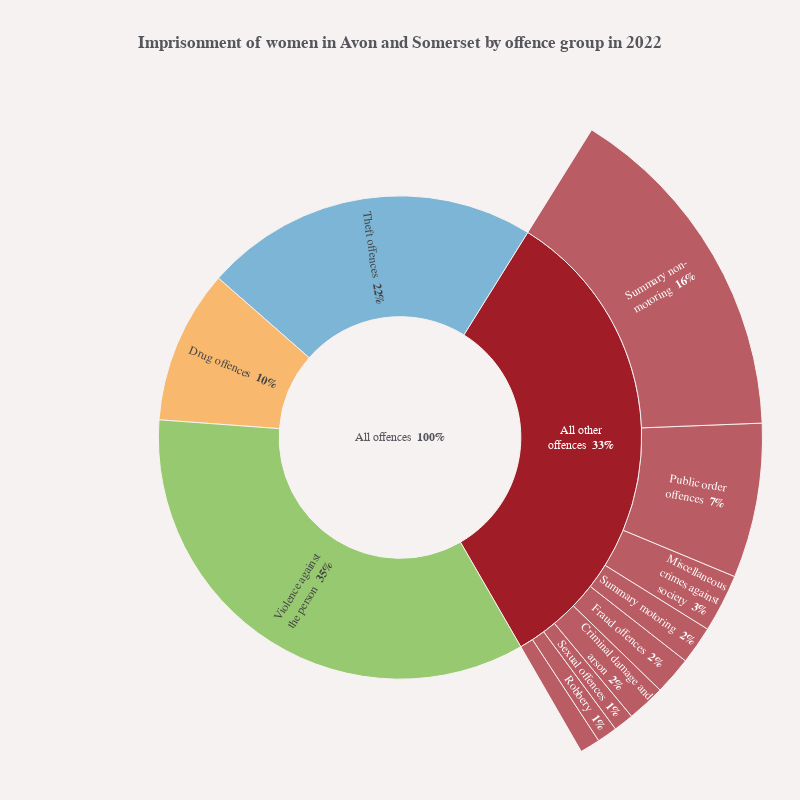
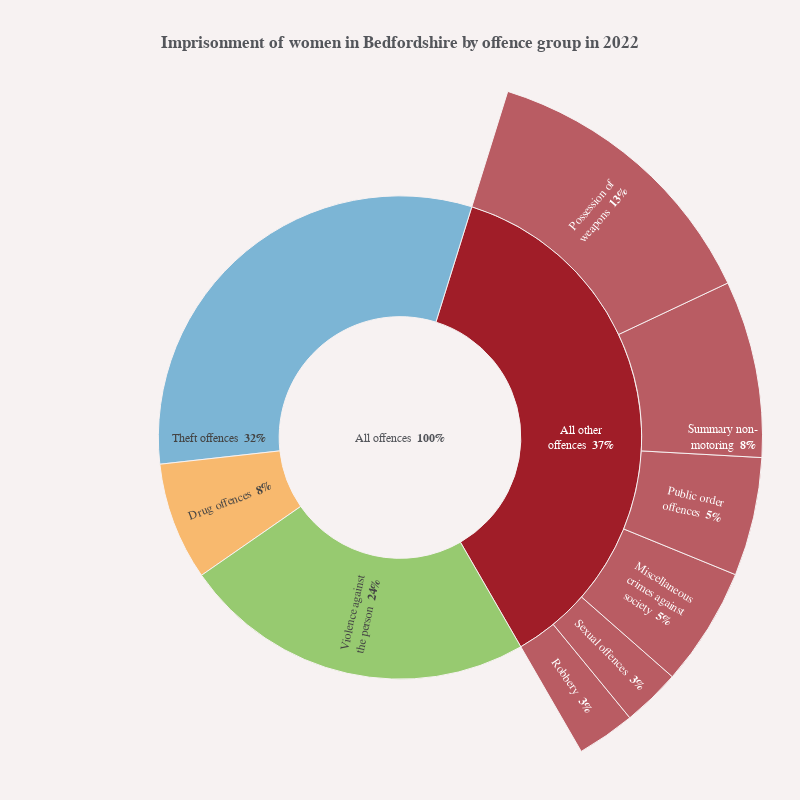
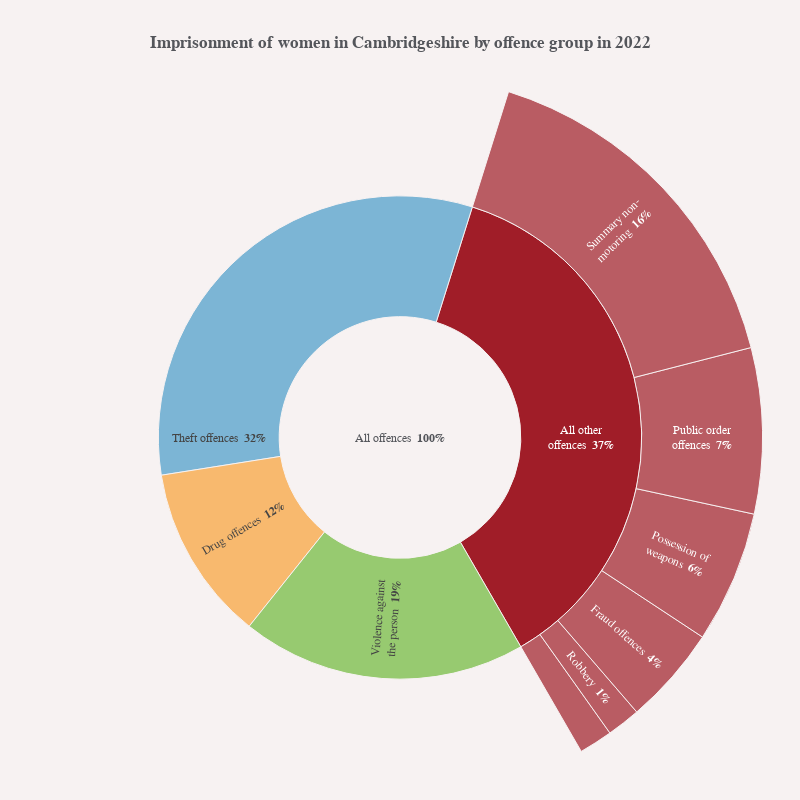

Notebook code cell kept with these figures, in order:
### Code cell
for pfa in df2['pfa'].unique():
    pfa_df = df2[df2["pfa"] == pfa]

    #Creating an 'All other offences' parent value to contain offences listed in highlighted_offence_groups
    pfa_df = pd.concat([pfa_df, 
                    pd.DataFrame.from_records([{'pfa': pfa_df['pfa'].iloc[0], 
                                                'offence':"All other<br>offences", 
                                                'proportion': pfa_df.loc[~filt, 'proportion'].sum(), 
                                                'parent':"All offences",
                                                'plot_order': 0}])
                                                ],
                                                ignore_index=True
                    ).sort_values(by=['plot_order', 'proportion'], ascending=True)
        

    ## Chart title
    title = textwrap.wrap(f'<b>Imprisonment of women in {pfa_df["pfa"].iloc[0]} by offence group in 2022</b>', width=100)

    fig = go.Figure()

    fig.add_trace(go.Sunburst(
        labels=pfa_df['offence'],
        parents=pfa_df['parent'],
        values=pfa_df['proportion'],
        sort=False,
        branchvalues='total',
        texttemplate="%{label} <b>%{percentRoot: .0%}</b>",
        hovertemplate="<b>%{label}</b><br>%{percentParent: .0%} of %{parent}<extra></extra>",
        hoverinfo='label+percent parent',
        insidetextorientation='radial',
        rotation=300,
    )
                )

    fig.update_layout(
    margin = dict(t=75, l=0, r=0, b=0),
    # margin = dict(t=75, l=20, r=20, b=50),
    title="<br>".join(title),
    title_y=0.94,
    title_yanchor="bottom",
    uniformtext_minsize=8,
    uniformtext_mode='hide',
    width=800,
    height=800,
    )

    ## Chart annotations
    annotations = []
    # Adding source label
    source = prt_theme.sourceAnnotation("Ministry of Justice, Criminal justice statistics", annotations)

    # Adding annotations to layout
    fig.update_layout(annotations=annotations)

    fig.show()

    # export_path = Path.joinpath(Path.cwd(), f"{config['data']['outPath']}", "custody_offences_2022")
    # export_path.mkdir(parents=True, exist_ok=True) #generate if does not exist

    # Setting filename variable and full path

    # filename = str(pfa_df["pfa"].iloc[0]) 
    # export_eps_path = Path.joinpath(export_path, f'{filename}' + '.eps')

    # fig.write_image(export_eps_path)

### Figure 1 — Plotly figure (JSON) as saved in the notebook; plotly's stock layout.template omitted (floating-point values rounded to 4 significant figures)
{"data": [{"branchvalues": "total", "hoverinfo": "label+percent parent", "hovertemplate": "<b>%{label}</b><br>%{percentParent: .0%} of %{parent}<extra></extra>", "insidetextorientation": "radial", "labels": ["Possession of<br>weapons", "Robbery", "Sexual offences", "Criminal damage and<br>arson", "Fraud offences", "Summary motoring", "Miscellaneous<br>crimes against<br>society", "Public order<br>offences", "Summary non-<br>motoring", "All other<br>offences", "Theft offences", "Drug offences", "Violence against<br>the person"], "parents": ["All other<br>offences", "All other<br>offences", "All other<br>offences", "All other<br>offences", "All other<br>offences", "All other<br>offences", "All other<br>offences", "All other<br>offences", "All other<br>offences", "All offences", "All offences", "All offences", "All offences"], "rotation": -60, "sort": false, "texttemplate": "%{label} <b>%{percentRoot: .0%}</b>", "type": "sunburst", "values": [0.009, 0.009, 0.009, 0.017, 0.017, 0.017, 0.026, 0.069, 0.155, 0.328, 0.224, 0.103, 0.345]}], "layout": {"annotations": [{"align": "left", "font": {"size": 12}, "showarrow": false, "text": "Source: Ministry of Justice, Criminal justice statistics", "x": -0.08, "xref": "paper", "y": -0.19, "yref": "paper"}], "height": 800, "margin": {"b": 0, "l": 0, "r": 0, "t": 75}, "title": {"text": "<b>Imprisonment of women in Avon and Somerset by offence group in 2022</b>", "y": 0.94, "yanchor": "bottom"}, "uniformtext": {"minsize": 8, "mode": "hide"}, "width": 800}}

### Figure 2 — Plotly figure (JSON) as saved in the notebook; plotly's stock layout.template omitted (floating-point values rounded to 4 significant figures)
{"data": [{"branchvalues": "total", "hoverinfo": "label+percent parent", "hovertemplate": "<b>%{label}</b><br>%{percentParent: .0%} of %{parent}<extra></extra>", "insidetextorientation": "radial", "labels": ["Criminal damage and<br>arson", "Fraud offences", "Summary motoring", "Robbery", "Sexual offences", "Miscellaneous<br>crimes against<br>society", "Public order<br>offences", "Summary non-<br>motoring", "Possession of<br>weapons", "All other<br>offences", "Theft offences", "Drug offences", "Violence against<br>the person"], "parents": ["All other<br>offences", "All other<br>offences", "All other<br>offences", "All other<br>offences", "All other<br>offences", "All other<br>offences", "All other<br>offences", "All other<br>offences", "All other<br>offences", "All offences", "All offences", "All offences", "All offences"], "rotation": -60, "sort": false, "texttemplate": "%{label} <b>%{percentRoot: .0%}</b>", "type": "sunburst", "values": [0, 0, 0, 0.026, 0.026, 0.053, 0.053, 0.079, 0.132, 0.369, 0.316, 0.079, 0.237]}], "layout": {"annotations": [{"align": "left", "font": {"size": 12}, "showarrow": false, "text": "Source: Ministry of Justice, Criminal justice statistics", "x": -0.08, "xref": "paper", "y": -0.19, "yref": "paper"}], "height": 800, "margin": {"b": 0, "l": 0, "r": 0, "t": 75}, "title": {"text": "<b>Imprisonment of women in Bedfordshire by offence group in 2022</b>", "y": 0.94, "yanchor": "bottom"}, "uniformtext": {"minsize": 8, "mode": "hide"}, "width": 800}}

### Figure 3 — Plotly figure (JSON) as saved in the notebook; plotly's stock layout.template omitted (floating-point values rounded to 4 significant figures)
{"data": [{"branchvalues": "total", "hoverinfo": "label+percent parent", "hovertemplate": "<b>%{label}</b><br>%{percentParent: .0%} of %{parent}<extra></extra>", "insidetextorientation": "radial", "labels": ["Criminal damage and<br>arson", "Sexual offences", "Summary motoring", "Miscellaneous<br>crimes against<br>society", "Robbery", "Fraud offences", "Possession of<br>weapons", "Public order<br>offences", "Summary non-<br>motoring", "All other<br>offences", "Theft offences", "Drug offences", "Violence against<br>the person"], "parents": ["All other<br>offences", "All other<br>offences", "All other<br>offences", "All other<br>offences", "All other<br>offences", "All other<br>offences", "All other<br>offences", "All other<br>offences", "All other<br>offences", "All offences", "All offences", "All offences", "All offences"], "rotation": -60, "sort": false, "texttemplate": "%{label} <b>%{percentRoot: .0%}</b>", "type": "sunburst", "values": [0, 0, 0, 0.015, 0.015, 0.044, 0.059, 0.074, 0.162, 0.369, 0.324, 0.118, 0.191]}], "layout": {"annotations": [{"align": "left", "font": {"size": 12}, "showarrow": false, "text": "Source: Ministry of Justice, Criminal justice statistics", "x": -0.08, "xref": "paper", "y": -0.19, "yref": "paper"}], "height": 800, "margin": {"b": 0, "l": 0, "r": 0, "t": 75}, "title": {"text": "<b>Imprisonment of women in Cambridgeshire by offence group in 2022</b>", "y": 0.94, "yanchor": "bottom"}, "uniformtext": {"minsize": 8, "mode": "hide"}, "width": 800}}
